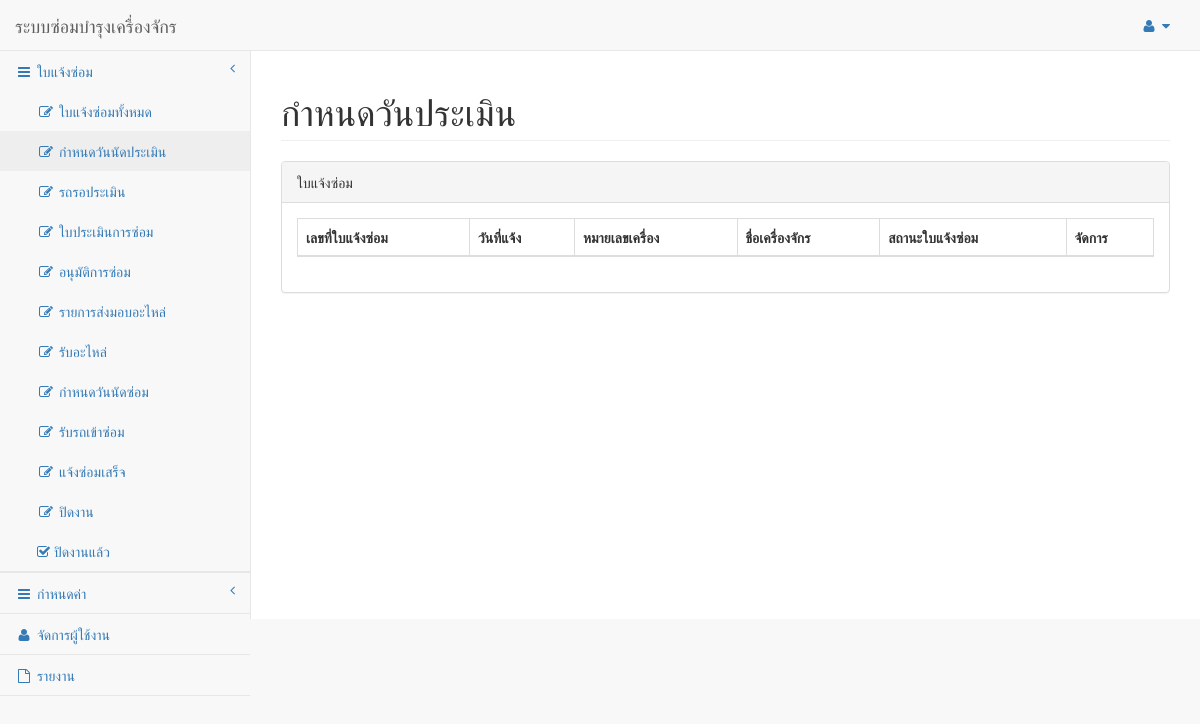
/CheckCars/ListCheck.php, run on an earlier commit of the app's database.
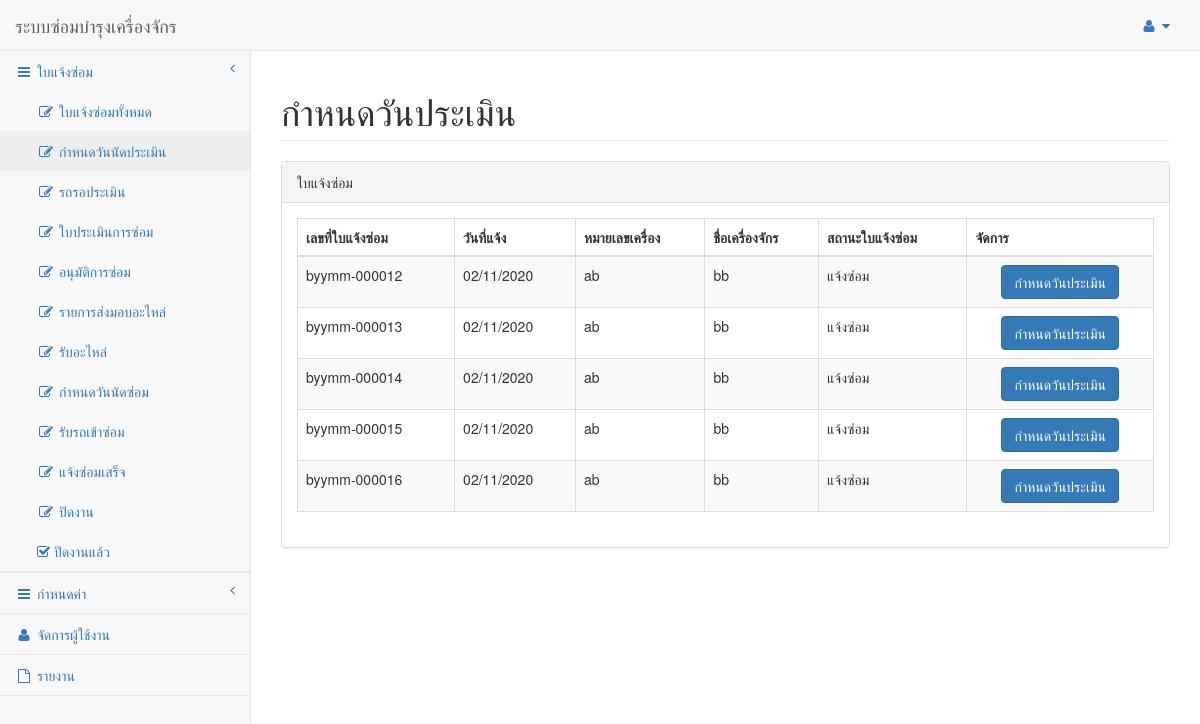
And on a later commit of the database.
### tables this page shows
CREATE TABLE `tdoctmajob` (
  `XVMajDocNo` varchar(13) NOT NULL,
  `XVMajWhoInformant` varchar(100) NOT NULL,
  `XVMajStatus` varchar(30) NOT NULL,
  `XVMaCarStatus` varchar(200) NOT NULL,
  `XVMajFinishRmk` varchar(150) NOT NULL,
  `XVMajDocStatus` varchar(1) NOT NULL,
  `XVMajNumber` varchar(100) NOT NULL,
  `XVMajSub-district` varchar(100) NOT NULL,
  `XVMajDistrict` varchar(100) NOT NULL,
  `XVMajProvince` varchar(100) NOT NULL,
  `XVVehCode` int(5) NOT NULL
);

CREATE TABLE `tmstvehicle` (
  `XVVehCode` int(5) NOT NULL,
  `XVVehName` varchar(50) NOT NULL,
  `XVVehRegistration` varchar(50) NOT NULL,
  `XVVehNumber` varchar(50) NOT NULL,
  `XVVehMango` varchar(50) NOT NULL,
  `XVVehBrand` varchar(50) NOT NULL,
  `XVVehModel` varchar(50) NOT NULL,
  `XVVehChassisNumber` varchar(50) NOT NULL,
  `XVVehEngineNumber` varchar(50) NOT NULL,
  `XVVehTypeCode` int(5) DEFAULT NULL,
  `XVDptCode` int(5) DEFAULT NULL
);

### CheckCars/ListCheck.php (the view, shortened to what this page needs)
<!DOCTYPE html>
<html lang="en">
<head>
    <link href="../vendor/bootstrap/css/bootstrap.min.css" rel="stylesheet">
    <link href="../vendor/metisMenu/metisMenu.min.css" rel="stylesheet">
    <link href="../vendor/datatables/css/dataTables.bootstrap.css" rel="stylesheet">
    <link href="../vendor/datatables-responsive/dataTables.responsive.css" rel="stylesheet">
    <link href="../dist/css/sb-admin-2.css" rel="stylesheet">
    <link href="../vendor/font-awesome/css/font-awesome.min.css" rel="stylesheet" type="text/css">
</head>
<body>
    <?php include '../Template/templsidebar.php';
    include "../database/connect.php";
    ?>
    <div id="wrapper">
        <div id="page-wrapper">
            <div class="row">
                <div class="col-lg-12">
                    <h1 class="page-header">กำหนดวันประเมิน</h1>
                </div>
            </div>
            <div class="row">
                <div class="col-lg-12">
                    <div class="panel panel-default">
                        <div class="panel-heading">
                            ใบแจ้งซ่อม
                        </div>
                        <div class="panel-body">
                            <table width="100%" class="table table-striped table-bordered table-hover"
                                id="dataTables-example">
                                <thead>
                                    <tr>
                                        <th>เลขที่ใบแจ้งซ่อม</th>
                                        <th>วันที่แจ้ง</th>
                                        <th>หมายเลขเครื่อง</th>
                                        <th>ชื่อเครื่องจักร</th>
                                        <th>สถานะใบแจ้งซ่อม</th>
                                        <th>จัดการ</th>
                                    </tr>
                                </thead>
                                <tbody>
<?php
    $sql = "SELECT tj.XVMajStatus,tj.XVMajDocNo,tj.XVMaCarStatus,tv.XVVehEngineNumber,tv.XVVehName,DATE_FORMAT(td.XDMajEstAppPlanDate, '%d/%m/%Y') AS DA,DATE_FORMAT(td.XDMajDate, '%d/%m/%Y') AS DS
    FROM tdoctmajob tj,tmstvehicle tv,tdoctmajobdate td
    WHERE tj.XVVehCode = tv.XVVehCode
    AND tj.XVMajDocNo = td.XVMajDocNo
    AND XVMajDocStatus = 2
    AND tj.XVMajStatus = 'แจ้งซ่อม'";
    $result = mysqli_query($connect,$sql) or die(mysqli_query($connect));
    $count = 1;
    while ($row=mysqli_fetch_array($result)){
?>
                                    <tr class="odd gradeA">
                                        <td><?php echo $row["XVMajDocNo"];?></td>
                                        <td><?php echo $row["DS"];?></td>
                                        <td><?php echo $row["XVVehEngineNumber"];?></td>
                                        <td><?php echo $row["XVVehName"];?></td>
                                        <td><?php echo $row["XVMajStatus"];?></td>
                                        <td align="center">
                                        <a class='btn btn-primary editbtn' href="addDataCheck.php?id=<?php echo $row["XVMajDocNo"] ?>"
                                            >กำหนดวันประเมิน</a>
                                        </td>
                                    </tr>
                                    <?php $count++;}
                                    mysqli_close($connect); ?>
                                </tbody>
                            </table>
                        </div>
                    </div>
                </div>
            </div>
        </div>
    </div>
</body>
</html>

### Template/templsidebar.php (shortened to what this page needs)
<!DOCTYPE html>
<html lang="en">
<head>
    <link href="../vendor/bootstrap/css/bootstrap.min.css" rel="stylesheet">
    <link href="../vendor/metisMenu/metisMenu.min.css" rel="stylesheet">
    <link href="../dist/css/sb-admin-2.css" rel="stylesheet">
    <link href="../vendor/morrisjs/morris.css" rel="stylesheet">
    <link href="../vendor/font-awesome/css/font-awesome.min.css" rel="stylesheet" type="text/css">
</head>
<body>
    <div id="wrapper">
        <nav class="navbar navbar-default navbar-static-top" role="navigation" style="margin-bottom: 0">
            <div class="navbar-header">
                <a class="navbar-brand" href="../index.html">ระบบซ่อมบำรุงเครื่องจักร</a>
            </div>
            <ul class="nav navbar-top-links navbar-right">
                <li class="dropdown">
                    <a class="dropdown-toggle" data-toggle="dropdown" href="#">
                        <i class="fa fa-user fa-fw"></i> <i class="fa fa-caret-down"></i>
                    </a>
                </li>
            </ul>
            <div class="navbar-default sidebar" role="navigation">
                <div class="sidebar-nav navbar-collapse">
                    <ul class="nav" id="side-menu">
                        <li>
                        <a href="#"><i class="fa fa-bars  fa-fw"></i> ใบแจ้งซ่อม<span class="fa arrow"></span></a>
                        <ul class="nav nav-second-level">
                                <li>
                                    <a href="../Job/ListJob.php"><i class="fa fa-edit fa-fw"></i> ใบแจ้งซ่อมทั้งหมด</a>
                                </li>
                                <li>
                                    <a href="../CheckCars/ListCheck.php"><i class="fa fa-edit fa-fw"></i> กำหนดวันนัดประเมิน</a>
                                </li>
                                <li>
                                    <a href="../CheckCars/ListCheckDataEngi.php"><i class="fa fa-edit fa-fw"></i> รถรอประเมิน</a>
                                </li>
                                <li>
                                <a href="../CheckParts/listEvaluate.php"><i class="fa fa-edit fa-fw"></i> ใบประเมินการซ่อม</a>
                                </li>
                                <li>
                                <a href="../AllowMainte/ListAllowMainte.php"><i class="fa fa-edit fa-fw"></i> อนุมัติการซ่อม</a>
                                </li>
                                <li>
                                <a href="../ConfirmParts/ListConParts.php"><i class="fa fa-edit fa-fw"></i> รายการส่งมอบอะไหล่</a>
                                </li>
                                <li>
                                <a href="../GetParts/ListGetParts.php"><i class="fa fa-edit fa-fw"></i> รับอะไหล่</a>
                                </li>
                                <li>
                                    <a href="../AllowMainte/ListFixDate.php"><i class="fa fa-edit fa-fw"></i> กำหนดวันนัดซ่อม</a>
                                </li>
                                <li>
                                <a href="../CheckCars/ListEngiRepair.php"><i class="fa fa-edit fa-fw"></i> รับรถเข้าซ่อม</a>
                                </li>
                                <li>
                                <a href="../JobDone/ListDone.php"><i class="fa fa-edit fa-fw"></i> แจ้งซ่อมเสร็จ</a>
                                </li>
                                <li>
                                <a href="../Finish/ListFinish.php"><i class="fa fa-edit fa-fw"></i> ปิดงาน</a>
                                </li>
                                <li>
                                <a href="../Finish/ListFinishDone.php"><i class="fa fa-check-square-o"></i> ปิดงานแล้ว</a>
                                </li>
                            </ul>
                        </li>
                        <li>
                        </li>
                        <li>
                            <a href="#"><i class="fa fa-bars  fa-fw" ></i> กำหนดค่า<span class="fa arrow"></span></a>
                        </li>
                        <li>
                            <a href="../User/ManageMember.php"><i class="fa fa-user fa-fw"></i> จัดการผู้ใช้งาน</a>
                        </li>
                        <li>
                            <a href="../Report/AdminReport.php"><i class="fa fa-file-o fa-fw"></i> รายงาน</a>
                        </li>
                    </ul>
                </div>
            </div>
        </nav>
    </div>
</body>
</html>

What changed in the data, as far as the page shows it:
added tdoctmajob: XVMajDocNo "byymm-000012", DS "02/11/2020", XVVehCode.XVVehEngineNumber "ab", XVVehCode.XVVehName "bb", XVMajStatus "แจ้งซ่อม"
added tdoctmajob: XVMajDocNo "byymm-000013", DS "02/11/2020", XVVehCode.XVVehEngineNumber "ab", XVVehCode.XVVehName "bb", XVMajStatus "แจ้งซ่อม"
added tdoctmajob: XVMajDocNo "byymm-000014", DS "02/11/2020", XVVehCode.XVVehEngineNumber "ab", XVVehCode.XVVehName "bb", XVMajStatus "แจ้งซ่อม"
added tdoctmajob: XVMajDocNo "byymm-000015", DS "02/11/2020", XVVehCode.XVVehEngineNumber "ab", XVVehCode.XVVehName "bb", XVMajStatus "แจ้งซ่อม"
added tdoctmajob: XVMajDocNo "byymm-000016", DS "02/11/2020", XVVehCode.XVVehEngineNumber "ab", XVVehCode.XVVehName "bb", XVMajStatus "แจ้งซ่อม"
